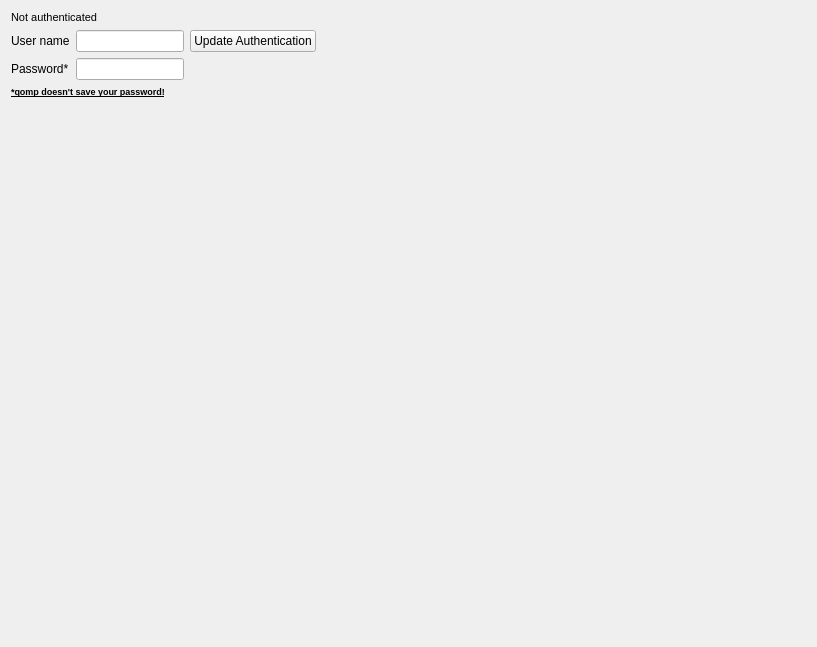
<?xml version="1.0" encoding="UTF-8"?>
<ui version="4.0">
 <class>YandexMusicSettings</class>
 <widget class="QWidget" name="YandexMusicSettings">
  <property name="geometry">
   <rect>
    <x>0</x>
    <y>0</y>
    <width>817</width>
    <height>647</height>
   </rect>
  </property>
  <property name="windowTitle">
   <string/>
  </property>
  <layout class="QVBoxLayout" name="verticalLayout_4">
   <item>
    <widget class="QLabel" name="lbStatus">
     <property name="font">
      <font>
       <pointsize>8</pointsize>
      </font>
     </property>
     <property name="text">
      <string>Not authenticated</string>
     </property>
    </widget>
   </item>
   <item>
    <layout class="QHBoxLayout" name="horizontalLayout_3">
     <item>
      <layout class="QVBoxLayout" name="verticalLayout_2">
       <property name="spacing">
        <number>6</number>
       </property>
       <item>
        <layout class="QFormLayout" name="formLayout">
         <item row="0" column="0">
          <widget class="QLabel" name="lbUser">
           <property name="text">
            <string>User name</string>
           </property>
          </widget>
         </item>
         <item row="0" column="1">
          <widget class="QLineEdit" name="leUser">
           <property name="sizePolicy">
            <sizepolicy hsizetype="Minimum" vsizetype="Fixed">
             <horstretch>0</horstretch>
             <verstretch>0</verstretch>
            </sizepolicy>
           </property>
          </widget>
         </item>
         <item row="1" column="0">
          <widget class="QLabel" name="lbPassword">
           <property name="text">
            <string>Password*</string>
           </property>
          </widget>
         </item>
         <item row="1" column="1">
          <widget class="QLineEdit" name="lePassword">
           <property name="sizePolicy">
            <sizepolicy hsizetype="Minimum" vsizetype="Fixed">
             <horstretch>0</horstretch>
             <verstretch>0</verstretch>
            </sizepolicy>
           </property>
           <property name="echoMode">
            <enum>QLineEdit::Password</enum>
           </property>
          </widget>
         </item>
        </layout>
       </item>
       <item>
        <widget class="QLabel" name="lbInfo">
         <property name="font">
          <font>
           <pointsize>7</pointsize>
           <weight>75</weight>
           <bold>true</bold>
           <underline>true</underline>
          </font>
         </property>
         <property name="text">
          <string>*qomp doesn't save your password!</string>
         </property>
        </widget>
       </item>
       <item>
        <spacer name="verticalSpacer_3">
         <property name="orientation">
          <enum>Qt::Vertical</enum>
         </property>
         <property name="sizeHint" stdset="0">
          <size>
           <width>20</width>
           <height>0</height>
          </size>
         </property>
        </spacer>
       </item>
      </layout>
     </item>
     <item>
      <layout class="QHBoxLayout" name="horizontalLayout_2">
       <item>
        <layout class="QVBoxLayout" name="verticalLayout">
         <item>
          <widget class="QPushButton" name="pbAuthentication">
           <property name="text">
            <string>Update Authentication</string>
           </property>
          </widget>
         </item>
         <item>
          <spacer name="verticalSpacer_4">
           <property name="orientation">
            <enum>Qt::Vertical</enum>
           </property>
           <property name="sizeType">
            <enum>QSizePolicy::Expanding</enum>
           </property>
           <property name="sizeHint" stdset="0">
            <size>
             <width>20</width>
             <height>0</height>
            </size>
           </property>
          </spacer>
         </item>
        </layout>
       </item>
       <item>
        <layout class="QVBoxLayout" name="verticalLayout_3">
         <item>
          <layout class="QHBoxLayout" name="horizontalLayout">
           <item>
            <widget class="QompBusyLabel" name="lbBusy">
             <property name="text">
              <string/>
             </property>
            </widget>
           </item>
           <item>
            <widget class="QLabel" name="lbResult">
             <property name="sizePolicy">
              <sizepolicy hsizetype="MinimumExpanding" vsizetype="Preferred">
               <horstretch>0</horstretch>
               <verstretch>0</verstretch>
              </sizepolicy>
             </property>
             <property name="font">
              <font>
               <pointsize>9</pointsize>
              </font>
             </property>
             <property name="text">
              <string/>
             </property>
             <property name="wordWrap">
              <bool>true</bool>
             </property>
            </widget>
           </item>
          </layout>
         </item>
         <item>
          <spacer name="verticalSpacer_5">
           <property name="orientation">
            <enum>Qt::Vertical</enum>
           </property>
           <property name="sizeHint" stdset="0">
            <size>
             <width>20</width>
             <height>0</height>
            </size>
           </property>
          </spacer>
         </item>
        </layout>
       </item>
      </layout>
     </item>
    </layout>
   </item>
   <item>
    <spacer name="verticalSpacer_2">
     <property name="orientation">
      <enum>Qt::Vertical</enum>
     </property>
     <property name="sizeType">
      <enum>QSizePolicy::Expanding</enum>
     </property>
     <property name="sizeHint" stdset="0">
      <size>
       <width>20</width>
       <height>40</height>
      </size>
     </property>
    </spacer>
   </item>
  </layout>
 </widget>
 <customwidgets>
  <customwidget>
   <class>QompBusyLabel</class>
   <extends>QLabel</extends>
   <header>qompbusylabel.h</header>
  </customwidget>
 </customwidgets>
 <resources/>
 <connections>
  <connection>
   <sender>pbAuthentication</sender>
   <signal>clicked()</signal>
   <receiver>lbResult</receiver>
   <slot>clear()</slot>
   <hints>
    <hint type="sourcelabel">
     <x>270</x>
     <y>23</y>
    </hint>
    <hint type="destinationlabel">
     <x>337</x>
     <y>23</y>
    </hint>
   </hints>
  </connection>
 </connections>
</ui>
